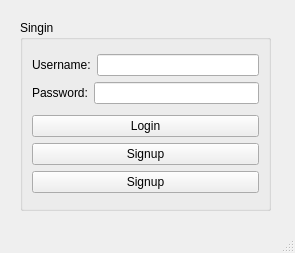
<?xml version="1.0" encoding="UTF-8"?>
<ui version="4.0">
 <class>pushbuttonLogin</class>
 <widget class="QMainWindow" name="pushbuttonLogin">
  <property name="geometry">
   <rect>
    <x>0</x>
    <y>0</y>
    <width>295</width>
    <height>253</height>
   </rect>
  </property>
  <property name="windowTitle">
   <string>MainWindow</string>
  </property>
  <widget class="QWidget" name="centralwidget">
   <widget class="QGroupBox" name="groupBox">
    <property name="geometry">
     <rect>
      <x>20</x>
      <y>20</y>
      <width>251</width>
      <height>191</height>
     </rect>
    </property>
    <property name="title">
     <string>Singin</string>
    </property>
    <layout class="QVBoxLayout" name="verticalLayout_4">
     <item>
      <layout class="QVBoxLayout" name="verticalLayout">
       <item>
        <layout class="QHBoxLayout" name="horizontalLayout">
         <item>
          <widget class="QLabel" name="label">
           <property name="text">
            <string>Username:</string>
           </property>
          </widget>
         </item>
         <item>
          <widget class="QLineEdit" name="lineEdit"/>
         </item>
        </layout>
       </item>
       <item>
        <layout class="QHBoxLayout" name="horizontalLayout_2">
         <item>
          <widget class="QLabel" name="label_2">
           <property name="text">
            <string>Password:</string>
           </property>
          </widget>
         </item>
         <item>
          <widget class="QLineEdit" name="lineEdit_2"/>
         </item>
        </layout>
       </item>
      </layout>
     </item>
     <item>
      <layout class="QVBoxLayout" name="verticalLayout_3">
       <item>
        <layout class="QVBoxLayout" name="verticalLayout_2">
         <item>
          <widget class="QPushButton" name="pushButton">
           <property name="text">
            <string>Login</string>
           </property>
          </widget>
         </item>
         <item>
          <widget class="QPushButton" name="pushButton_2">
           <property name="text">
            <string>Signup</string>
           </property>
          </widget>
         </item>
        </layout>
       </item>
       <item>
        <widget class="QPushButton" name="pushButton_3">
         <property name="text">
          <string>Signup</string>
         </property>
        </widget>
       </item>
      </layout>
     </item>
    </layout>
   </widget>
  </widget>
  <widget class="QStatusBar" name="statusbar"/>
 </widget>
 <resources/>
 <connections/>
</ui>
